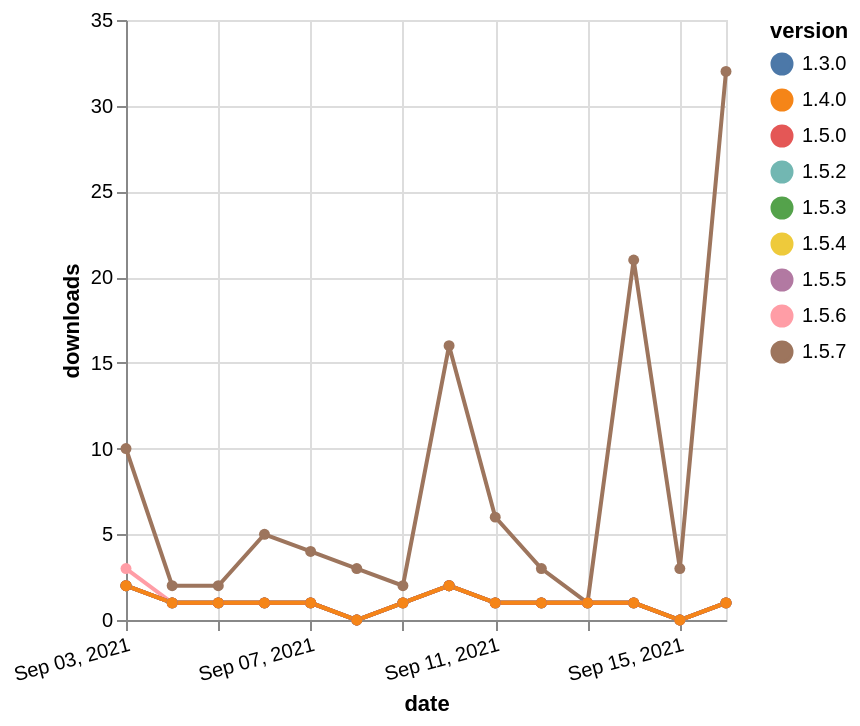

Source (Vega-Lite JSON):
### Vega-Lite specification from a JSON file in a GitHub repository (floating-point values rounded to 4 significant figures)
{"$schema": "https://vega.github.io/schema/vega-lite/v5.json", "description": "A simple bar chart with embedded data.", "data": {"values": [{"date": "2021-09-03", "total": 84, "delta": 2, "version": "1.5.2"}, {"date": "2021-09-04", "total": 85, "delta": 1, "version": "1.5.2"}, {"date": "2021-09-05", "total": 86, "delta": 1, "version": "1.5.2"}, {"date": "2021-09-06", "total": 87, "delta": 1, "version": "1.5.2"}, {"date": "2021-09-07", "total": 88, "delta": 1, "version": "1.5.2"}, {"date": "2021-09-08", "total": 88, "delta": 0, "version": "1.5.2"}, {"date": "2021-09-09", "total": 89, "delta": 1, "version": "1.5.2"}, {"date": "2021-09-10", "total": 91, "delta": 2, "version": "1.5.2"}, {"date": "2021-09-11", "total": 92, "delta": 1, "version": "1.5.2"}, {"date": "2021-09-12", "total": 93, "delta": 1, "version": "1.5.2"}, {"date": "2021-09-13", "total": 94, "delta": 1, "version": "1.5.2"}, {"date": "2021-09-14", "total": 95, "delta": 1, "version": "1.5.2"}, {"date": "2021-09-15", "total": 95, "delta": 0, "version": "1.5.2"}, {"date": "2021-09-16", "total": 96, "delta": 1, "version": "1.5.2"}, {"date": "2021-09-03", "total": 42, "delta": 10, "version": "1.5.7"}, {"date": "2021-09-04", "total": 44, "delta": 2, "version": "1.5.7"}, {"date": "2021-09-05", "total": 46, "delta": 2, "version": "1.5.7"}, {"date": "2021-09-06", "total": 51, "delta": 5, "version": "1.5.7"}, {"date": "2021-09-07", "total": 55, "delta": 4, "version": "1.5.7"}, {"date": "2021-09-08", "total": 58, "delta": 3, "version": "1.5.7"}, {"date": "2021-09-09", "total": 60, "delta": 2, "version": "1.5.7"}, {"date": "2021-09-10", "total": 76, "delta": 16, "version": "1.5.7"}, {"date": "2021-09-11", "total": 82, "delta": 6, "version": "1.5.7"}, {"date": "2021-09-12", "total": 85, "delta": 3, "version": "1.5.7"}, {"date": "2021-09-13", "total": 86, "delta": 1, "version": "1.5.7"}, {"date": "2021-09-14", "total": 107, "delta": 21, "version": "1.5.7"}, {"date": "2021-09-15", "total": 110, "delta": 3, "version": "1.5.7"}, {"date": "2021-09-16", "total": 142, "delta": 32, "version": "1.5.7"}, {"date": "2021-09-03", "total": 73, "delta": 2, "version": "1.5.4"}, {"date": "2021-09-04", "total": 74, "delta": 1, "version": "1.5.4"}, {"date": "2021-09-05", "total": 75, "delta": 1, "version": "1.5.4"}, {"date": "2021-09-06", "total": 76, "delta": 1, "version": "1.5.4"}, {"date": "2021-09-07", "total": 77, "delta": 1, "version": "1.5.4"}, {"date": "2021-09-08", "total": 77, "delta": 0, "version": "1.5.4"}, {"date": "2021-09-09", "total": 78, "delta": 1, "version": "1.5.4"}, {"date": "2021-09-10", "total": 80, "delta": 2, "version": "1.5.4"}, {"date": "2021-09-11", "total": 81, "delta": 1, "version": "1.5.4"}, {"date": "2021-09-12", "total": 82, "delta": 1, "version": "1.5.4"}, {"date": "2021-09-13", "total": 83, "delta": 1, "version": "1.5.4"}, {"date": "2021-09-14", "total": 84, "delta": 1, "version": "1.5.4"}, {"date": "2021-09-15", "total": 84, "delta": 0, "version": "1.5.4"}, {"date": "2021-09-16", "total": 85, "delta": 1, "version": "1.5.4"}, {"date": "2021-09-03", "total": 59, "delta": 3, "version": "1.5.6"}, {"date": "2021-09-04", "total": 60, "delta": 1, "version": "1.5.6"}, {"date": "2021-09-05", "total": 61, "delta": 1, "version": "1.5.6"}, {"date": "2021-09-06", "total": 62, "delta": 1, "version": "1.5.6"}, {"date": "2021-09-07", "total": 63, "delta": 1, "version": "1.5.6"}, {"date": "2021-09-08", "total": 63, "delta": 0, "version": "1.5.6"}, {"date": "2021-09-09", "total": 64, "delta": 1, "version": "1.5.6"}, {"date": "2021-09-10", "total": 66, "delta": 2, "version": "1.5.6"}, {"date": "2021-09-11", "total": 67, "delta": 1, "version": "1.5.6"}, {"date": "2021-09-12", "total": 68, "delta": 1, "version": "1.5.6"}, {"date": "2021-09-13", "total": 69, "delta": 1, "version": "1.5.6"}, {"date": "2021-09-14", "total": 70, "delta": 1, "version": "1.5.6"}, {"date": "2021-09-15", "total": 70, "delta": 0, "version": "1.5.6"}, {"date": "2021-09-16", "total": 71, "delta": 1, "version": "1.5.6"}, {"date": "2021-09-03", "total": 147, "delta": 2, "version": "1.3.0"}, {"date": "2021-09-04", "total": 148, "delta": 1, "version": "1.3.0"}, {"date": "2021-09-05", "total": 149, "delta": 1, "version": "1.3.0"}, {"date": "2021-09-06", "total": 150, "delta": 1, "version": "1.3.0"}, {"date": "2021-09-07", "total": 151, "delta": 1, "version": "1.3.0"}, {"date": "2021-09-08", "total": 151, "delta": 0, "version": "1.3.0"}, {"date": "2021-09-09", "total": 152, "delta": 1, "version": "1.3.0"}, {"date": "2021-09-10", "total": 154, "delta": 2, "version": "1.3.0"}, {"date": "2021-09-11", "total": 155, "delta": 1, "version": "1.3.0"}, {"date": "2021-09-12", "total": 156, "delta": 1, "version": "1.3.0"}, {"date": "2021-09-13", "total": 157, "delta": 1, "version": "1.3.0"}, {"date": "2021-09-14", "total": 158, "delta": 1, "version": "1.3.0"}, {"date": "2021-09-15", "total": 158, "delta": 0, "version": "1.3.0"}, {"date": "2021-09-16", "total": 159, "delta": 1, "version": "1.3.0"}, {"date": "2021-09-03", "total": 120, "delta": 2, "version": "1.5.3"}, {"date": "2021-09-04", "total": 121, "delta": 1, "version": "1.5.3"}, {"date": "2021-09-05", "total": 122, "delta": 1, "version": "1.5.3"}, {"date": "2021-09-06", "total": 123, "delta": 1, "version": "1.5.3"}, {"date": "2021-09-07", "total": 124, "delta": 1, "version": "1.5.3"}, {"date": "2021-09-08", "total": 124, "delta": 0, "version": "1.5.3"}, {"date": "2021-09-09", "total": 125, "delta": 1, "version": "1.5.3"}, {"date": "2021-09-10", "total": 127, "delta": 2, "version": "1.5.3"}, {"date": "2021-09-11", "total": 128, "delta": 1, "version": "1.5.3"}, {"date": "2021-09-12", "total": 129, "delta": 1, "version": "1.5.3"}, {"date": "2021-09-13", "total": 130, "delta": 1, "version": "1.5.3"}, {"date": "2021-09-14", "total": 131, "delta": 1, "version": "1.5.3"}, {"date": "2021-09-15", "total": 131, "delta": 0, "version": "1.5.3"}, {"date": "2021-09-16", "total": 132, "delta": 1, "version": "1.5.3"}, {"date": "2021-09-03", "total": 86, "delta": 2, "version": "1.5.5"}, {"date": "2021-09-04", "total": 87, "delta": 1, "version": "1.5.5"}, {"date": "2021-09-05", "total": 88, "delta": 1, "version": "1.5.5"}, {"date": "2021-09-06", "total": 89, "delta": 1, "version": "1.5.5"}, {"date": "2021-09-07", "total": 90, "delta": 1, "version": "1.5.5"}, {"date": "2021-09-08", "total": 90, "delta": 0, "version": "1.5.5"}, {"date": "2021-09-09", "total": 91, "delta": 1, "version": "1.5.5"}, {"date": "2021-09-10", "total": 93, "delta": 2, "version": "1.5.5"}, {"date": "2021-09-11", "total": 94, "delta": 1, "version": "1.5.5"}, {"date": "2021-09-12", "total": 95, "delta": 1, "version": "1.5.5"}, {"date": "2021-09-13", "total": 96, "delta": 1, "version": "1.5.5"}, {"date": "2021-09-14", "total": 97, "delta": 1, "version": "1.5.5"}, {"date": "2021-09-15", "total": 97, "delta": 0, "version": "1.5.5"}, {"date": "2021-09-16", "total": 98, "delta": 1, "version": "1.5.5"}, {"date": "2021-09-03", "total": 96, "delta": 2, "version": "1.5.0"}, {"date": "2021-09-04", "total": 97, "delta": 1, "version": "1.5.0"}, {"date": "2021-09-05", "total": 98, "delta": 1, "version": "1.5.0"}, {"date": "2021-09-06", "total": 99, "delta": 1, "version": "1.5.0"}, {"date": "2021-09-07", "total": 100, "delta": 1, "version": "1.5.0"}, {"date": "2021-09-08", "total": 100, "delta": 0, "version": "1.5.0"}, {"date": "2021-09-09", "total": 101, "delta": 1, "version": "1.5.0"}, {"date": "2021-09-10", "total": 103, "delta": 2, "version": "1.5.0"}, {"date": "2021-09-11", "total": 104, "delta": 1, "version": "1.5.0"}, {"date": "2021-09-12", "total": 105, "delta": 1, "version": "1.5.0"}, {"date": "2021-09-13", "total": 106, "delta": 1, "version": "1.5.0"}, {"date": "2021-09-14", "total": 107, "delta": 1, "version": "1.5.0"}, {"date": "2021-09-15", "total": 107, "delta": 0, "version": "1.5.0"}, {"date": "2021-09-16", "total": 108, "delta": 1, "version": "1.5.0"}, {"date": "2021-09-03", "total": 157, "delta": 2, "version": "1.4.0"}, {"date": "2021-09-04", "total": 158, "delta": 1, "version": "1.4.0"}, {"date": "2021-09-05", "total": 159, "delta": 1, "version": "1.4.0"}, {"date": "2021-09-06", "total": 160, "delta": 1, "version": "1.4.0"}, {"date": "2021-09-07", "total": 161, "delta": 1, "version": "1.4.0"}, {"date": "2021-09-08", "total": 161, "delta": 0, "version": "1.4.0"}, {"date": "2021-09-09", "total": 162, "delta": 1, "version": "1.4.0"}, {"date": "2021-09-10", "total": 164, "delta": 2, "version": "1.4.0"}, {"date": "2021-09-11", "total": 165, "delta": 1, "version": "1.4.0"}, {"date": "2021-09-12", "total": 166, "delta": 1, "version": "1.4.0"}, {"date": "2021-09-13", "total": 167, "delta": 1, "version": "1.4.0"}, {"date": "2021-09-14", "total": 168, "delta": 1, "version": "1.4.0"}, {"date": "2021-09-15", "total": 168, "delta": 0, "version": "1.4.0"}, {"date": "2021-09-16", "total": 169, "delta": 1, "version": "1.4.0"}]}, "width": "container", "mark": {"type": "line", "point": {"filled": true}}, "encoding": {"x": {"field": "date", "type": "temporal", "timeUnit": "yearmonthdate", "title": "date", "axis": {"labelAngle": -15}}, "y": {"field": "delta", "type": "quantitative", "title": "downloads"}, "color": {"field": "version", "type": "nominal"}, "tooltip": {"field": "delta"}}}
